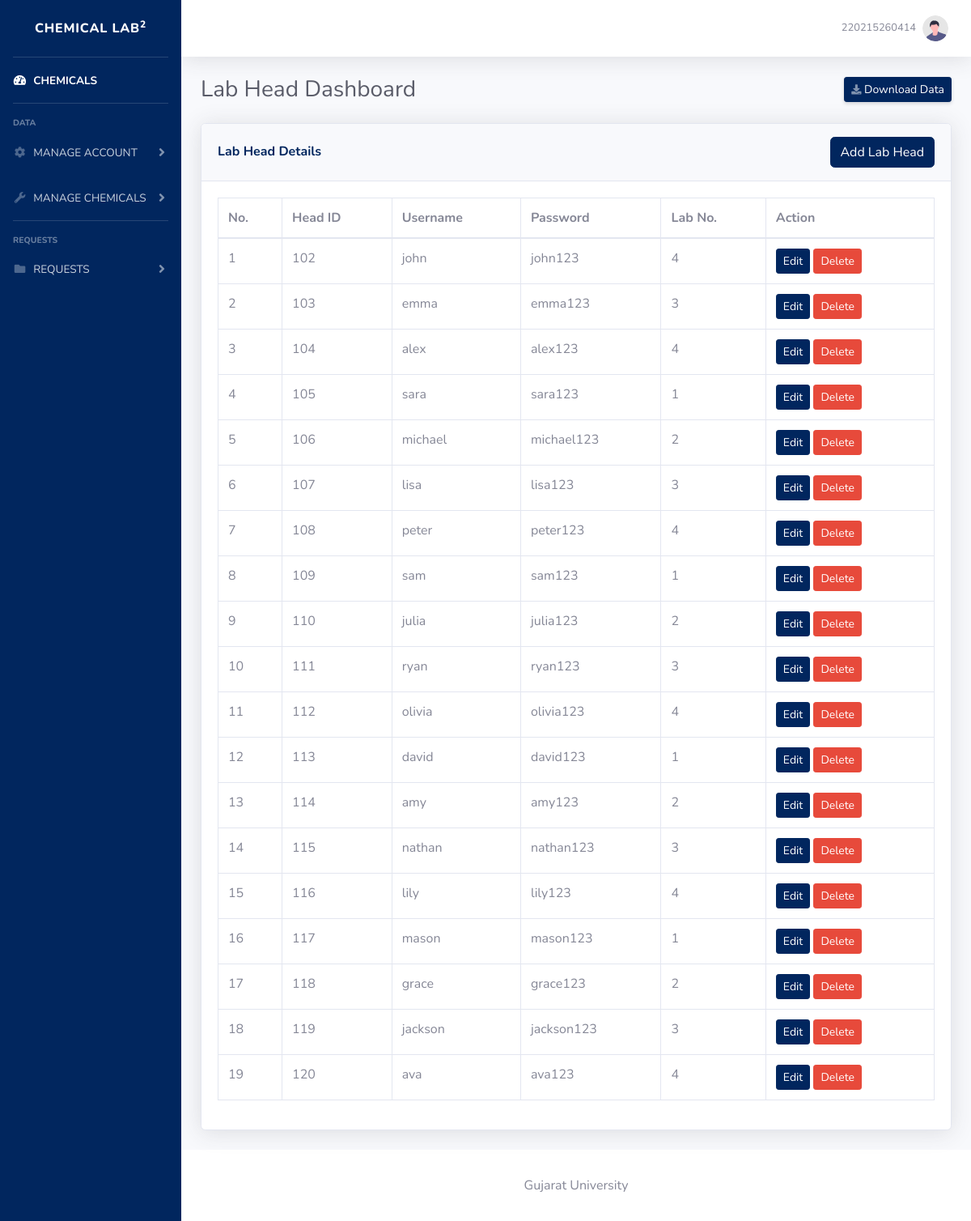
Before: /admin/lab_head.php (signed in) with the older database file.
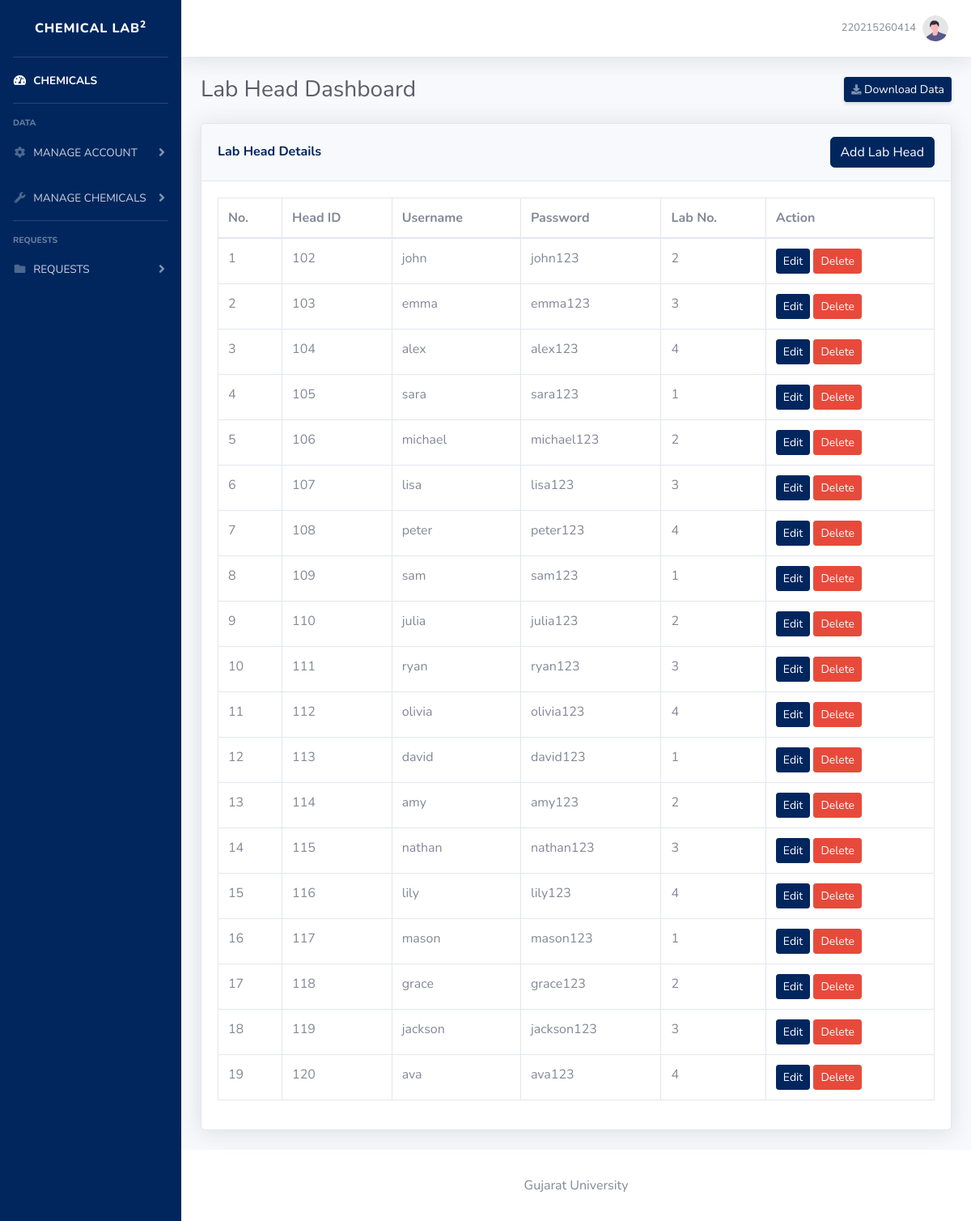
After: the same page with the newer database file.
### tables this page shows
CREATE TABLE `tbl_lab_head` (
  `id` varchar(5) NOT NULL,
  `username` varchar(40) NOT NULL,
  `password` varchar(255) NOT NULL,
  `lab_no` varchar(2) NOT NULL
);

### admin/lab_head.php (the view, shortened to what the changed rows need)
<?php
require '../php_files/connection.php';
$sql = "SELECT * FROM tbl_lab_head";
$result = mysqli_query($conn, $sql);
$head = [];
while ($row = mysqli_fetch_assoc($result)) {
    $head[] = $row;
}
?>
<!DOCTYPE html>
<html lang="en">
<head>
    <link href="../vendor/fontawesome-free/css/all.min.css" rel="stylesheet" type="text/css">
    <link href="../css/sb-admin-2.min.css" rel="stylesheet">
</head>
<body id="page-top">
    <div id="wrapper">
        <div id="content-wrapper" class="d-flex flex-column">
            <div id="content">
                <div class="container-fluid">
                    <div class="d-sm-flex align-items-center justify-content-between mb-4">
                        <h1 class="h3 mb-0 text-gray-800">Lab Head Dashboard</h1>
                    </div>
                    <div class="card shadow mb-4">
                    <div class="card-body">
                        <div class="table-responsive">
                            <table class="table table-bordered" id="dataTable" width="100%" cellspacing="0">
                                <thead>
                                    <tr>
                                        <th>No.</th>
                                        <th>Head ID</th>
                                        <th>Username</th>
                                        <th>Password</th>
                                        <th>Lab No.</th>
                                        <th>Action</th>
                                    </tr>
                                </thead>
                                <tbody>
                                    <?php $count=1; foreach ($head as $row) : ?>
                                        <tr>
                                            <td><?php echo $count++; ?></td>
                                            <td><?php echo $row['id']; ?></td>
                                            <td>
                                                <div class="head-details-wrapper">
                                                    <span class="head-details"><?php echo $row['username']; ?></span>
                                                </div>
                                            </td>
                                            <td>
                                                <div class="head-details-wrapper">
                                                    <span class="head-details"><?php echo $row['password']; ?></span>
                                                </div>
                                            </td>
                                            <td>
                                                <div class="head-details-wrapper">
                                                    <span class="head-details"><?php echo $row['lab_no']; ?></span>
                                                </div>
                                            </td>
                                            <td>
                                                <button class="btn btn-primary edit-head-button btn-sm">Edit</button>
                                                <button type="button" class="btn btn-danger btn-sm head-delete" btn_id="<?php echo $row['id']; ?>">Delete</button>
                                            </td>
                                        </tr>
                                    <?php endforeach; ?>
                                </tbody>
                            </table>
                        </div>
                    </div>
                </div>
            </div>
        </div>
    </div>
</body>
</html>

Changed rows visible on the page:
changed tbl_lab_head "john": lab_no "4" → "2"
